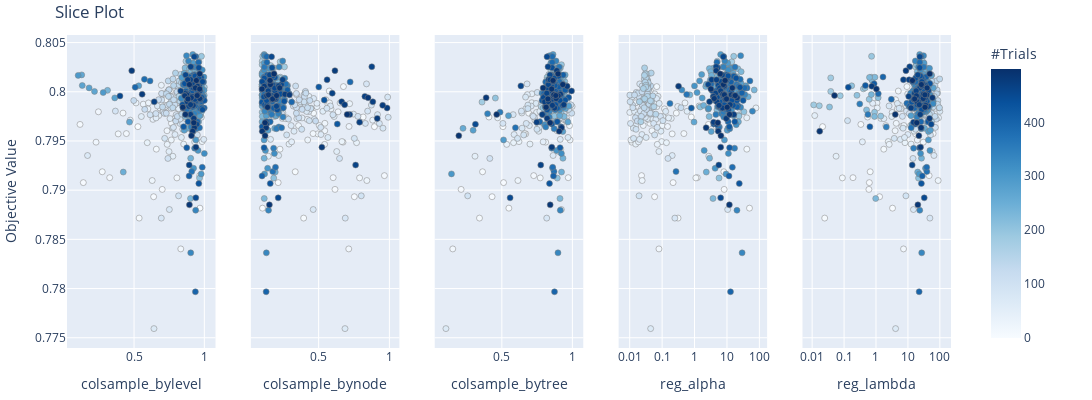

Notebook source saved alongside this figure:
### Code cell
fig = optuna.visualization.plot_slice(study1, params=['colsample_bytree','colsample_bylevel','colsample_bynode','reg_alpha','reg_lambda'])
fig.update_layout(margin=dict(l=20, r=10, t=35, b=20), height=400, width=1500)

### Figure 1 — Plotly figure (JSON) as saved in the notebook; plotly's stock layout.template omitted (floating-point values rounded to 4 significant figures; data arrays with more than 128 entries replaced by an {"elided": "..."} marker saying what was removed)
{"data": [{"marker": {"color": {"elided": "500 int values"}, "colorbar": {"title": {"text": "#Trials"}, "x": 1, "xpad": 40, "y": 0.5}, "colorscale": [[0, "rgb(247,251,255)"], [0.125, "rgb(222,235,247)"], [0.25, "rgb(198,219,239)"], [0.375, "rgb(158,202,225)"], [0.5, "rgb(107,174,214)"], [0.625, "rgb(66,146,198)"], [0.75, "rgb(33,113,181)"], [0.875, "rgb(8,81,156)"], [1, "rgb(8,48,107)"]], "line": {"color": "Grey", "width": 0.5}, "showscale": true}, "mode": "markers", "showlegend": false, "type": "scatter", "x": {"elided": "500 float values"}, "xaxis": "x", "y": {"elided": "500 float values"}, "yaxis": "y"}, {"marker": {"color": {"elided": "500 int values"}, "colorbar": {"title": {"text": "#Trials"}, "x": 1, "xpad": 40}, "colorscale": [[0, "rgb(247,251,255)"], [0.125, "rgb(222,235,247)"], [0.25, "rgb(198,219,239)"], [0.375, "rgb(158,202,225)"], [0.5, "rgb(107,174,214)"], [0.625, "rgb(66,146,198)"], [0.75, "rgb(33,113,181)"], [0.875, "rgb(8,81,156)"], [1, "rgb(8,48,107)"]], "line": {"color": "Grey", "width": 0.5}, "showscale": false}, "mode": "markers", "showlegend": false, "type": "scatter", "x": {"elided": "500 float values"}, "xaxis": "x2", "y": {"elided": "500 float values"}, "yaxis": "y2"}, {"marker": {"color": {"elided": "500 int values"}, "colorbar": {"title": {"text": "#Trials"}, "x": 1, "xpad": 40}, "colorscale": [[0, "rgb(247,251,255)"], [0.125, "rgb(222,235,247)"], [0.25, "rgb(198,219,239)"], [0.375, "rgb(158,202,225)"], [0.5, "rgb(107,174,214)"], [0.625, "rgb(66,146,198)"], [0.75, "rgb(33,113,181)"], [0.875, "rgb(8,81,156)"], [1, "rgb(8,48,107)"]], "line": {"color": "Grey", "width": 0.5}, "showscale": false}, "mode": "markers", "showlegend": false, "type": "scatter", "x": {"elided": "500 float values"}, "xaxis": "x3", "y": {"elided": "500 float values"}, "yaxis": "y3"}, {"marker": {"color": {"elided": "500 int values"}, "colorbar": {"title": {"text": "#Trials"}, "x": 1, "xpad": 40}, "colorscale": [[0, "rgb(247,251,255)"], [0.125, "rgb(222,235,247)"], [0.25, "rgb(198,219,239)"], [0.375, "rgb(158,202,225)"], [0.5, "rgb(107,174,214)"], [0.625, "rgb(66,146,198)"], [0.75, "rgb(33,113,181)"], [0.875, "rgb(8,81,156)"], [1, "rgb(8,48,107)"]], "line": {"color": "Grey", "width": 0.5}, "showscale": false}, "mode": "markers", "showlegend": false, "type": "scatter", "x": {"elided": "500 float values"}, "xaxis": "x4", "y": {"elided": "500 float values"}, "yaxis": "y4"}, {"marker": {"color": {"elided": "500 int values"}, "colorbar": {"title": {"text": "#Trials"}, "x": 1, "xpad": 40}, "colorscale": [[0, "rgb(247,251,255)"], [0.125, "rgb(222,235,247)"], [0.25, "rgb(198,219,239)"], [0.375, "rgb(158,202,225)"], [0.5, "rgb(107,174,214)"], [0.625, "rgb(66,146,198)"], [0.75, "rgb(33,113,181)"], [0.875, "rgb(8,81,156)"], [1, "rgb(8,48,107)"]], "line": {"color": "Grey", "width": 0.5}, "showscale": false}, "mode": "markers", "showlegend": false, "type": "scatter", "x": {"elided": "500 float values"}, "xaxis": "x5", "y": {"elided": "500 float values"}, "yaxis": "y5"}], "layout": {"height": 400, "margin": {"b": 20, "l": 20, "r": 10, "t": 35}, "title": {"text": "Slice Plot"}, "width": 1500, "xaxis": {"anchor": "y", "autorange": true, "domain": [0, 0.168], "range": [0.0328, 1.07], "title": {"text": "colsample_bylevel"}, "type": "linear"}, "xaxis2": {"anchor": "y2", "autorange": true, "domain": [0.208, 0.376], "range": [0.03073, 1.061], "title": {"text": "colsample_bynode"}, "type": "linear"}, "xaxis3": {"anchor": "y3", "autorange": true, "domain": [0.416, 0.584], "range": [0.0338, 1.068], "title": {"text": "colsample_bytree"}, "type": "linear"}, "xaxis4": {"anchor": "y4", "autorange": true, "domain": [0.624, 0.792], "range": [-2.299, 2.196], "title": {"text": "reg_alpha"}, "type": "log"}, "xaxis5": {"anchor": "y5", "autorange": true, "domain": [0.832, 1], "range": [-2.26, 2.306], "title": {"text": "reg_lambda"}, "type": "log"}, "yaxis": {"anchor": "x", "autorange": true, "domain": [0, 1], "range": [0.774, 0.8058], "title": {"text": "Objective Value"}, "type": "linear"}, "yaxis2": {"anchor": "x2", "autorange": true, "domain": [0, 1], "matches": "y", "range": [0.774, 0.8058], "showticklabels": false, "type": "linear"}, "yaxis3": {"anchor": "x3", "autorange": true, "domain": [0, 1], "matches": "y", "range": [0.774, 0.8058], "showticklabels": false, "type": "linear"}, "yaxis4": {"anchor": "x4", "autorange": true, "domain": [0, 1], "matches": "y", "range": [0.774, 0.8058], "showticklabels": false, "type": "linear"}, "yaxis5": {"anchor": "x5", "autorange": true, "domain": [0, 1], "matches": "y", "range": [0.774, 0.8058], "showticklabels": false, "type": "linear"}}}
